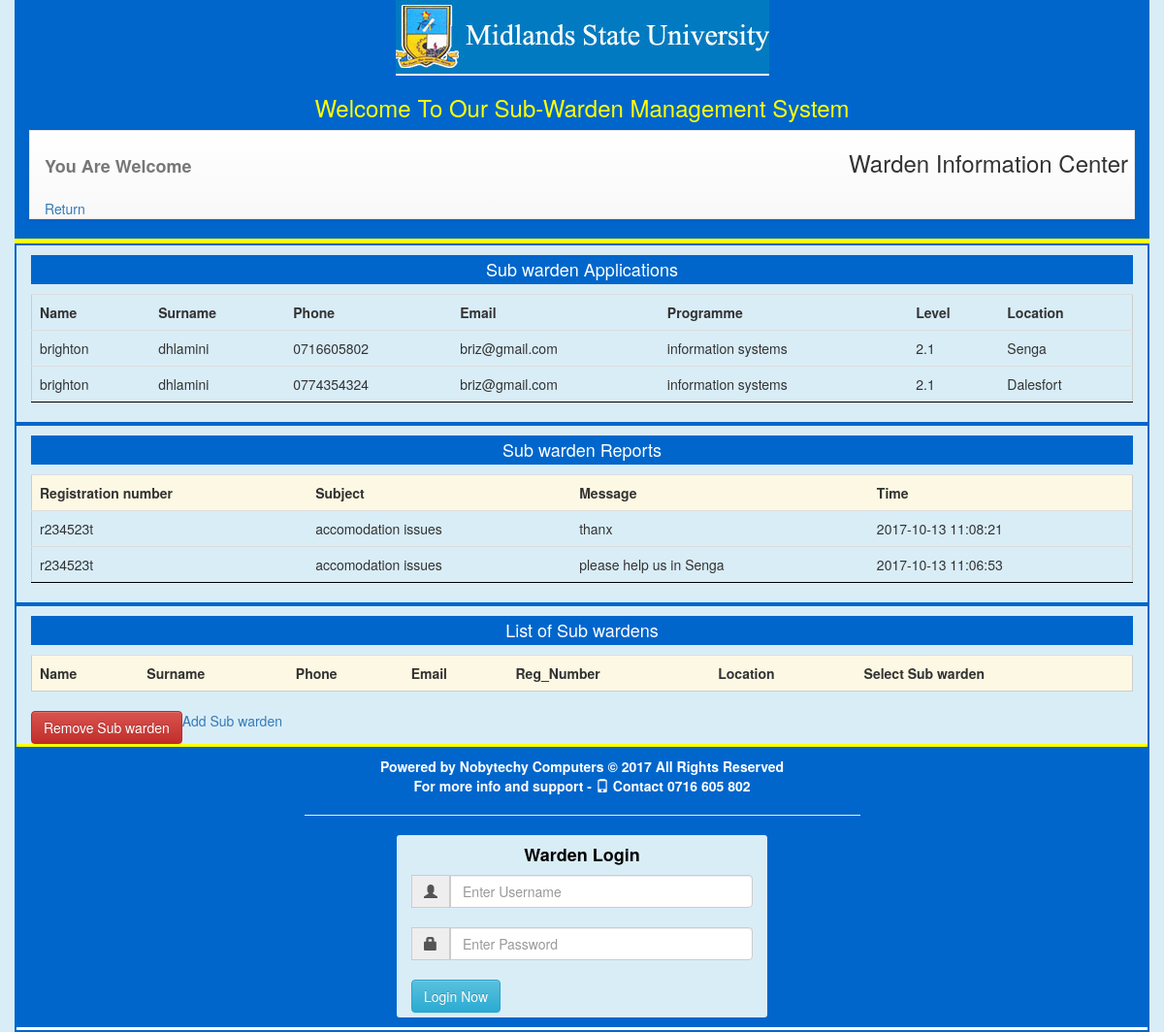
The app's page /reports.php with its own data.
### tables this page shows
CREATE TABLE `applications` (
  `id` int(11) NOT NULL,
  `name` varchar(50) NOT NULL,
  `surname` varchar(50) NOT NULL,
  `gender` varchar(6) NOT NULL,
  `program` varchar(50) NOT NULL,
  `level` varchar(3) NOT NULL,
  `location` varchar(50) NOT NULL,
  `phone` varchar(10) NOT NULL,
  `email` varchar(255) NOT NULL,
  `note` text NOT NULL
);

CREATE TABLE `warden_reports` (
  `id` int(11) NOT NULL,
  `regnumber` varchar(11) NOT NULL,
  `subject` varchar(100) NOT NULL,
  `message` text NOT NULL,
  `time` timestamp NOT NULL DEFAULT CURRENT_TIMESTAMP ON UPDATE CURRENT_TIMESTAMP
);

### reports.php (the view, shortened to what this page needs)
<?php require_once'head.php';
require_once"inc/db.php";
?>
<!DOCTYPE html>
<html>
<head>
</head>
<body class="bg-info">
<div class="container">
<div class="row">
<div class="col-sm-12" style="background-color:#06C;border-bottom: 5px solid #FF0">
<nav class="navbar navbar-default" role="navigation" style="border-radius: 0;">
			<div class="container">
				<div class="navbar-header">
					<h4 class="navbar-brand"><strong><?php $_SESSION['username']=""; echo strtoupper($_SESSION['username']);  ?> You Are Welcome</strong></h4><br>
             <a href="admin.php">Return</a>
				</div>
				<div class="collapse navbar-collapse navbar-ex1-collapse">
					<ul class="nav navbar-nav navbar-right" style="margin-right: 8px">
						<li><h3>Warden Information Center</h3></li>
					</ul>
				</div>
			</div>
		</nav>
</div>
</div>
<div class="row bg-info" style="border:2px solid #06C;">
	<div class="col-sm-12">
<h4 class="text-center" style="background-color:#06C;color: #FFF;padding: 5px">Sub warden Applications</h4>
<table class="table" style="border:1px solid #CCC">
<tr>
<td><strong>Name </strong></td>
<td><strong>Surname</strong></td>
<td><strong>Phone</strong></td>
<td><strong>Email </strong></td>
<td><strong>Programme</strong></td>
<td><strong>Level</strong></td>
<td><strong>Location</strong></td>
</tr>
<?php
		$result = $pdo->prepare("SELECT * FROM applications ORDER BY id DESC");
		$result->execute();
		for($i=0; $row = $result->fetch(); $i++){
	?>
<tr style="border-bottom: 1px solid #000">
<td><?php echo $row['name']; ?></td>
<td><?php echo $row['surname']; ?></td>
<td><?php echo $row['phone']; ?></td>
<td><?php echo $row['email']; ?></td>
<td><?php echo $row['program']; ?></td>
<td><?php echo $row['level']; ?></td>
<td><?php echo $row['location']; ?></td>
</tr>
 <?php
		}
	?>
</table>
</div>
</div>
<div class="row bg-info" style="border:2px solid #06C;">
<div class="col-sm-12">
	<h4 class="text-center" style="background-color:#06C;color: #FFF;padding: 5px">Sub warden Reports</h4>
	<table class="table" style="border:1px solid #CCC">
<tr class="bg-warning">
<td><strong>Registration number</strong></td>
<td><strong>Subject</strong></td>
<td><strong>Message</strong></td>
<td><strong>Time</strong></td>
</tr>
<?php
		$result = $pdo->prepare("SELECT * FROM warden_reports ORDER BY id DESC");
		$result->execute();
		for($i=0; $row = $result->fetch(); $i++){
	?>
<tr style="border-bottom: 1px solid #000">
<td><?php echo $row['regnumber']; ?></td>
<td><?php echo $row['subject']; ?></td>
<td><?php echo $row['message']; ?></td>
<td><?php echo $row['time']; ?></td>
</tr>
 <?php
		}
	?>
</table>
</div>
</div>
<div class="row bg-info" style="border:2px solid #06C;">
<div class="col-sm-12">
	<h4 class="text-center" style="background-color:#06C;color: #FFF;padding: 5px">List of Sub wardens</h4>
<form name="bulk_action_form" action="inc/info.php" method="post" onsubmit="return deleteConfirm();"/>
<table class="table" style="border:1px solid #CCC">
<tr class="bg-warning">
<td><strong>Name </strong></td>
<td><strong>Surname</strong></td>
<td><strong>Phone</strong></td>
<td><strong>Email </strong></td>
<td><strong>Reg_Number</strong></td>
<td><strong>Location</strong></td>
<td><strong>Select Sub warden</strong></td>
</tr>
</table>
 <input type="submit" class="btn btn-danger pull-left" name="bulk_delete_submit" value="Remove Sub warden"/>
 <a href="admin.php">Add Sub warden</a>
</div>
<div class="col-sm-12" style="border-top: 3px solid #FF0"><?php require_once'footer.php';?></div>
</div>
</body>
</html>

### records on screen
applications: name "brighton", surname "dhlamini", phone "0716605802", email "briz@gmail.com", program "information systems", level "2.1", location "Senga"
applications: name "brighton", surname "dhlamini", phone "0774354324", email "briz@gmail.com", program "information systems", level "2.1", location "Dalesfort"
warden_reports: regnumber "r234523t", subject "accomodation issues", message "thanx", time "2017-10-13 11:08:21"
warden_reports: regnumber "r234523t", subject "accomodation issues", message "please help us in Senga", time "2017-10-13 11:06:53"
